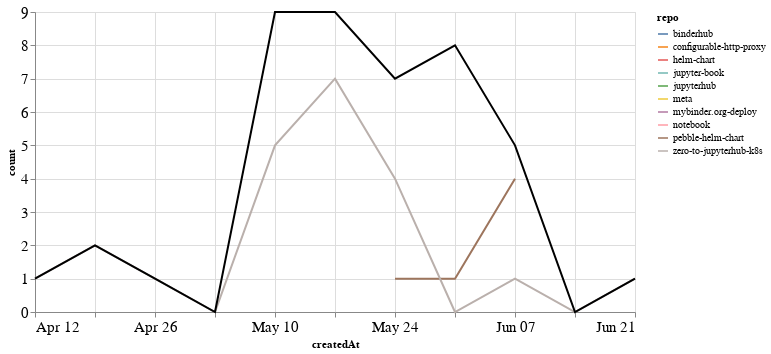

The cell this chart's notebook holds for it:
### Markdown cell above
## PRs

### Code cell
prs_time = prs.groupby('repo').resample('W', on='createdAt').count()['author'].reset_index()
prs_time = prs_time.rename(columns={'author': 'count'})
prs_time_total = prs_time.groupby('createdAt').agg({"count": "sum"}).reset_index()

ch1 = alt.Chart(prs_time, width=600).mark_line().encode(
    x='createdAt',
    y='count',
    color='repo',
    tooltip="repo"
)

ch2 = alt.Chart(prs_time_total, width=600).mark_line(color="black").encode(
    x='createdAt',
    y='count',
)

ch1 + ch2

### Figure 1 — Vega-Lite specification as saved in the notebook (floating-point values rounded to 4 significant figures)
{"config": {"axisLeft": {"labelFontSize": 15}, "axisBottom": {"labelFontSize": 15}}, "layer": [{"data": {"name": "data-1cd03ae0fdb5d8c21e20756dfc6b1837"}, "mark": "line", "encoding": {"color": {"type": "nominal", "field": "repo"}, "tooltip": {"type": "nominal", "field": "repo"}, "x": {"type": "temporal", "field": "createdAt"}, "y": {"type": "quantitative", "field": "count"}}, "width": 600}, {"data": {"name": "data-9f1c242607122a01bbfdfab3cff15f38"}, "mark": {"type": "line", "color": "black"}, "encoding": {"x": {"type": "temporal", "field": "createdAt"}, "y": {"type": "quantitative", "field": "count"}}, "width": 600}], "$schema": "https://vega.github.io/schema/vega-lite/v4.8.1.json", "datasets": {"data-1cd03ae0fdb5d8c21e20756dfc6b1837": [{"repo": "binderhub", "createdAt": "2020-05-24T00:00:00", "count": 2}, {"repo": "configurable-http-proxy", "createdAt": "2020-05-31T00:00:00", "count": 6}, {"repo": "helm-chart", "createdAt": "2020-05-10T00:00:00", "count": 1}, {"repo": "jupyter-book", "createdAt": "2020-05-10T00:00:00", "count": 2}, {"repo": "jupyterhub", "createdAt": "2020-05-17T00:00:00", "count": 1}, {"repo": "meta", "createdAt": "2020-05-10T00:00:00", "count": 1}, {"repo": "mybinder.org-deploy", "createdAt": "2020-05-31T00:00:00", "count": 1}, {"repo": "notebook", "createdAt": "2020-05-17T00:00:00", "count": 1}, {"repo": "pebble-helm-chart", "createdAt": "2020-05-24T00:00:00", "count": 1}, {"repo": "pebble-helm-chart", "createdAt": "2020-05-31T00:00:00", "count": 1}, {"repo": "pebble-helm-chart", "createdAt": "2020-06-07T00:00:00", "count": 4}, {"repo": "zero-to-jupyterhub-k8s", "createdAt": "2020-04-12T00:00:00", "count": 1}, {"repo": "zero-to-jupyterhub-k8s", "createdAt": "2020-04-19T00:00:00", "count": 2}, {"repo": "zero-to-jupyterhub-k8s", "createdAt": "2020-04-26T00:00:00", "count": 1}, {"repo": "zero-to-jupyterhub-k8s", "createdAt": "2020-05-03T00:00:00", "count": 0}, {"repo": "zero-to-jupyterhub-k8s", "createdAt": "2020-05-10T00:00:00", "count": 5}, {"repo": "zero-to-jupyterhub-k8s", "createdAt": "2020-05-17T00:00:00", "count": 7}, {"repo": "zero-to-jupyterhub-k8s", "createdAt": "2020-05-24T00:00:00", "count": 4}, {"repo": "zero-to-jupyterhub-k8s", "createdAt": "2020-05-31T00:00:00", "count": 0}, {"repo": "zero-to-jupyterhub-k8s", "createdAt": "2020-06-07T00:00:00", "count": 1}, {"repo": "zero-to-jupyterhub-k8s", "createdAt": "2020-06-14T00:00:00", "count": 0}, {"repo": "zero-to-jupyterhub-k8s", "createdAt": "2020-06-21T00:00:00", "count": 1}], "data-9f1c242607122a01bbfdfab3cff15f38": [{"createdAt": "2020-04-12T00:00:00", "count": 1}, {"createdAt": "2020-04-19T00:00:00", "count": 2}, {"createdAt": "2020-04-26T00:00:00", "count": 1}, {"createdAt": "2020-05-03T00:00:00", "count": 0}, {"createdAt": "2020-05-10T00:00:00", "count": 9}, {"createdAt": "2020-05-17T00:00:00", "count": 9}, {"createdAt": "2020-05-24T00:00:00", "count": 7}, {"createdAt": "2020-05-31T00:00:00", "count": 8}, {"createdAt": "2020-06-07T00:00:00", "count": 5}, {"createdAt": "2020-06-14T00:00:00", "count": 0}, {"createdAt": "2020-06-21T00:00:00", "count": 1}]}}
